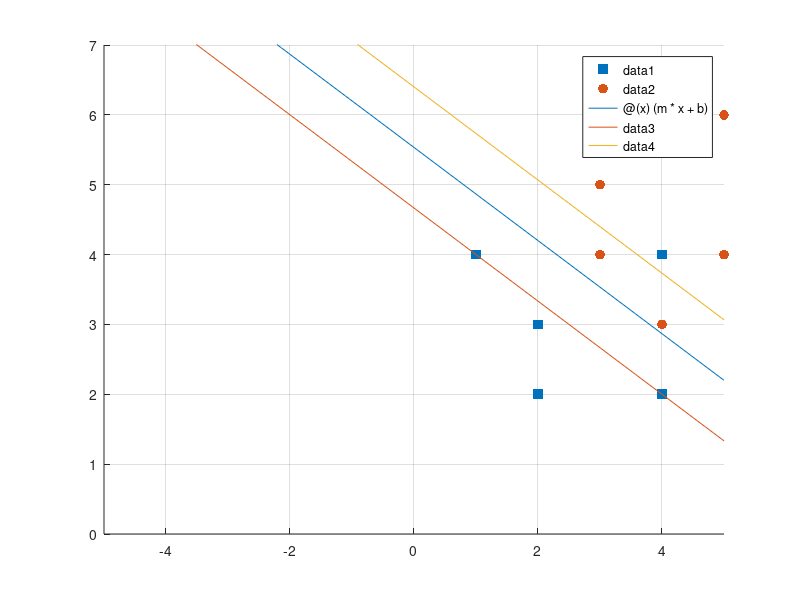

This chart was generated by the following MATLAB code: (Note: this script raises an error after producing the figure.)
clear;
importdata("./data/mini/tr.dat",' ',4);
tr = ans.data;
importdata("./data/mini/trlabels.dat",' ',4);
trlabels = ans.data;

C = 5;
axis([0 7 0 7]);
grid on
hold on
scatter(tr(trlabels==1,1),tr(trlabels==1,2),50,'sr','filled');
scatter(tr(trlabels==2,1),tr(trlabels==2,2),50,'ob','filled');

input = sprintf('-t 0 -c %d',C);
res=svmtrain(trlabels,tr,input);

fprintf("Multiplicadores de Lagrange: \n");
disp(res.sv_coef);
fprintf("Vectores soporte: \n");
disp(full(res.SVs));

alfa = res.sv_coef;
clase = trlabels(res.sv_indices,1);
clase(clase==2)=-1;
equis = tr(res.sv_indices,:);
mult = alfa.*equis;
sigma = sum(mult);
%sigma0  = clase(1)-sigma*equis(1,:)';
sigma0 = -1*res.rho;

fprintf("Vector de pesos: ");
disp(sigma);
fprintf(" y umbral: ");
disp(sigma0);
fprintf("Margen: \n");
disp(1/norm(sigma));
disp(2/norm(sigma));

m = -1*sigma(1)/sigma(2);
b = -1*sigma0/sigma(2);
fprintf("Valores de la funcion lineal: \n\tm = %f\tb = %f\n",m,b);
%Recta central
svFun = @(x) (m*x + b);
fplot(svFun);

%Recta inferior
b = -1*(sigma0-1)/sigma(2);
svFun = @(x) (m*x + b);
fplot(svFun);

%Recta superior
b = -1*(sigma0+1)/sigma(2);
svFun = @(x) (m*x + b);
fplot(svFun);
%hold off

alfaPrima = C - alfa;

equis2 = equis(alfaPrima>0,:);
alfa2 = alfa(alfaPrima>0,:);
val2 = (sigma*equis2'+sigma0);
val3 = abs(round(val2,2));
equisErr = equis2(val3~=1,:);
scatter(equisErr(:,1),equisErr(:,2),400,'xr','LineWidth',1.5);
equisErr = equis2(val3==1,:);
scatter(equisErr(:,1),equisErr(:,2),200,'+k');

nAlfa = abs(alfa);
equis3 = equis(alfaPrima<=0,:);
alfa3 = alfa(alfaPrima<=0,:);
val0 = (sigma*equis3'+sigma0)-1;
val1 = ((-1*val0).*abs(alfa3'))./abs(alfa3)';
val2 = abs(round(val1,2));
equisErr = equis3(val2>1,:);
scatter(equisErr(:,1),equisErr(:,2),400,'xr','LineWidth',1.5);

textOut = tr(setdiff((1:size(tr,1)),res.sv_indices),:);
text(textOut(:,1)-0.05,textOut(:,2)+0.1,'0.00\newline    0.00');



equisAux = full(res.SVs);
val0 = clase'.*(sigma*equisAux'+sigma0);
val1 = val0-1;
cedillas = abs(round(((-1*val1).*alfa')./alfa',2));

textOut = equisAux;
for i = 1:size(textOut,1)
    text1 = sprintf('%.2f\n    %.2f',nAlfa(i),cedillas(i));
    text(textOut(i,1)-0.05,textOut(i,2)+0.1,text1);
end
hold off
